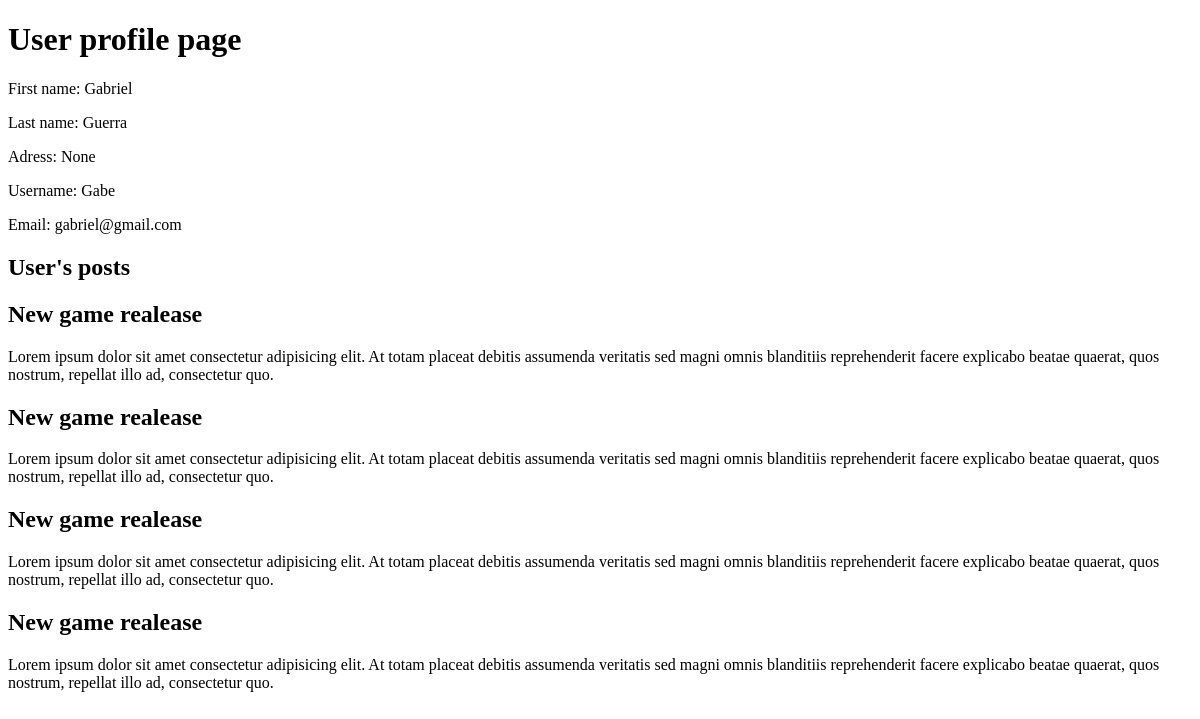
Before: /profile/1 with the older database file.
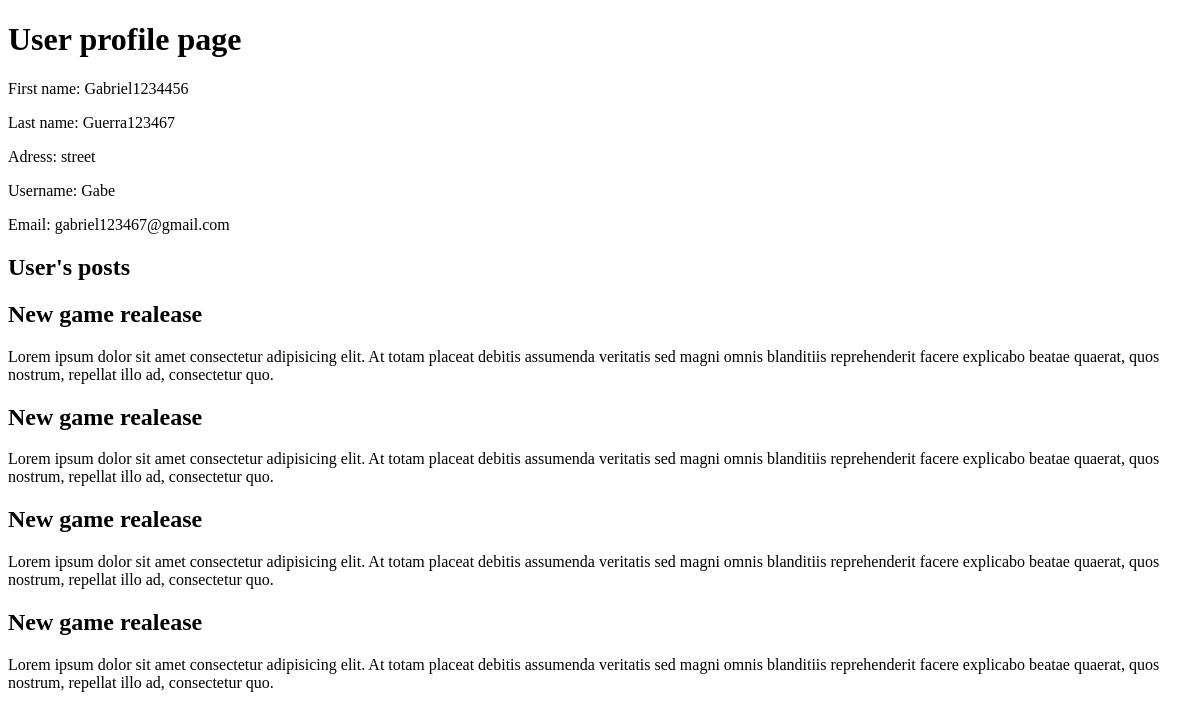
After: the same page with the newer database file.
### blog.py (models this page shows)
class User(db.Model):
    id = db.Column(db.Integer, primary_key=True)
    first_name = db.Column(db.String, nullable=False)
    last_name = db.Column(db.String, nullable=False)
    username = db.Column(db.String, unique=True, nullable=False)
    address = db.Column(db.String, unique=True, nullable=True)
    email = db.Column(db.String, unique=True, nullable=False)

### blog.py (the view)
@app.route('/profile/<id>', methods=['GET'])
def user_profile(id):
    user = User.query.filter_by(id=id).first()
    if user is None:
        return redirect(url_for('home'))
    return render_template("profile.html", user_details=user)

### templates/profile.html (shortened to what this page needs)
<!DOCTYPE html>
<html lang="en">
<head>
</head>
<body>
    <div class="container">
        <main>
            <h1>User profile page</h1>
            <section>
                <p class="firstname">First name: {{user_details.first_name}}</p>
                <p class="lastname">Last name: {{user_details.last_name}}</p>
                <p class="address">Adress: {{user_details.address}}</p>
                <p class="username">Username: {{user_details.username}}</p>
                <p class="email">Email: {{user_details.email}}</p>
            </section>
            <section>
                <h2>User's posts </h2>
                <article>
                    <h2>New game realease</h2>
                    <p>Lorem ipsum dolor sit amet consectetur adipisicing elit. At totam placeat debitis assumenda veritatis sed magni omnis blanditiis reprehenderit facere explicabo beatae quaerat, quos nostrum, repellat illo ad, consectetur quo.</p>
                </article>
                <article>
                    <h2>New game realease</h2>
                    <p>Lorem ipsum dolor sit amet consectetur adipisicing elit. At totam placeat debitis assumenda veritatis sed magni omnis blanditiis reprehenderit facere explicabo beatae quaerat, quos nostrum, repellat illo ad, consectetur quo.</p>
                </article>
                <article>
                    <h2>New game realease</h2>
                    <p>Lorem ipsum dolor sit amet consectetur adipisicing elit. At totam placeat debitis assumenda veritatis sed magni omnis blanditiis reprehenderit facere explicabo beatae quaerat, quos nostrum, repellat illo ad, consectetur quo.</p>
                </article>
                <article>
                    <h2>New game realease</h2>
                    <p>Lorem ipsum dolor sit amet consectetur adipisicing elit. At totam placeat debitis assumenda veritatis sed magni omnis blanditiis reprehenderit facere explicabo beatae quaerat, quos nostrum, repellat illo ad, consectetur quo.</p>
                </article>
            </section>
        </main>
    </div>
</body>
</html>

Changed rows visible on the page:
changed User "Gabe": first_name "Gabriel" → "Gabriel1234456"; last_name "Guerra" → "Guerra123467"; address "None" → "street"; email "gabriel@gmail.com" → "gabriel123467@gmail.com"
